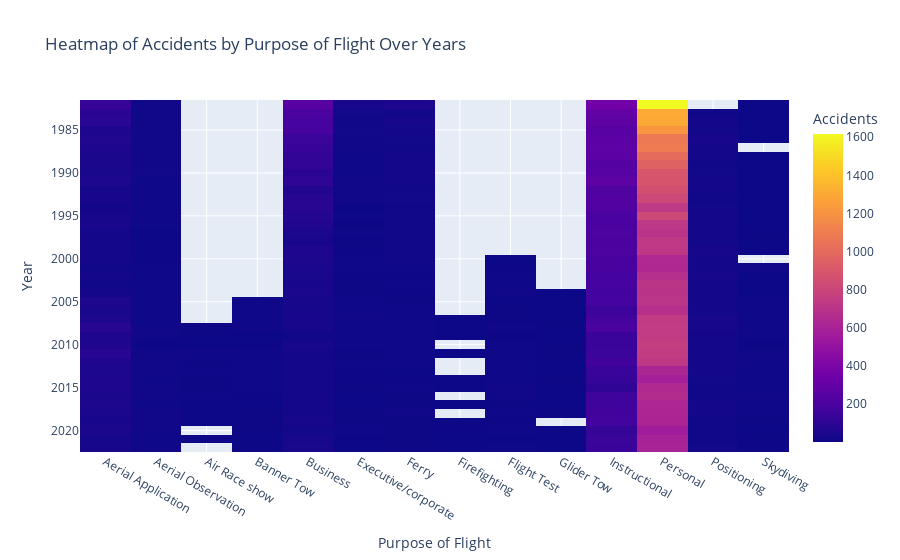

Notebook code for this chart:
### Code cell
# Filter data for accidents only
accidents_data = annual_counts[annual_counts['Investigation.Type'] == 'Accident']

# Pivot table for heatmap
heatmap_data = accidents_data.pivot_table(
    values='Counts',
    index='Year',
    columns='Purpose.of.flight',
    aggfunc='sum'
)

# Create heatmap for accidents
fig = px.imshow(heatmap_data, aspect='auto', labels=dict(x="Purpose of Flight", y="Year", color="Accidents"),
                title="Heatmap of Accidents by Purpose of Flight Over Years")
fig.show()

### Figure 1 — Plotly figure (JSON) as saved in the notebook; plotly's stock layout.template omitted (floating-point values rounded to 4 significant figures; data arrays with more than 128 entries replaced by an {"elided": "..."} marker saying what was removed)
{"data": [{"coloraxis": "coloraxis", "hovertemplate": "Purpose of Flight: %{x}<br>Year: %{y}<br>Accidents: %{z}<extra></extra>", "name": "0", "type": "heatmap", "x": ["Aerial Application", "Aerial Observation", "Air Race show", "Banner Tow", "Business", "Executive/corporate", "Ferry", "Firefighting", "Flight Test", "Glider Tow", "Instructional", "Personal", "Positioning", "Skydiving"], "xaxis": "x", "y": [1982, 1983, 1984, 1985, 1986, 1987, 1988, 1989, 1990, 1991, 1992, 1993, 1994, 1995, 1996, 1997, 1998, 1999, 2000, 2001, 2002, 2003, 2004, 2005, 2006, 2007, 2008, 2009, 2010, 2011, 2012, 2013, 2014, 2015, 2016, 2017, 2018, 2019, 2020, 2021, 2022], "yaxis": "y", "z": {"elided": "41x14 int values"}}], "layout": {"coloraxis": {"colorbar": {"title": {"text": "Accidents"}}, "colorscale": [[0, "#0d0887"], [0.1111, "#46039f"], [0.2222, "#7201a8"], [0.3333, "#9c179e"], [0.4444, "#bd3786"], [0.5556, "#d8576b"], [0.6667, "#ed7953"], [0.7778, "#fb9f3a"], [0.8889, "#fdca26"], [1, "#f0f921"]]}, "title": {"text": "Heatmap of Accidents by Purpose of Flight Over Years"}, "xaxis": {"anchor": "y", "domain": [0, 1], "title": {"text": "Purpose of Flight"}}, "yaxis": {"anchor": "x", "autorange": "reversed", "domain": [0, 1], "title": {"text": "Year"}}}}
